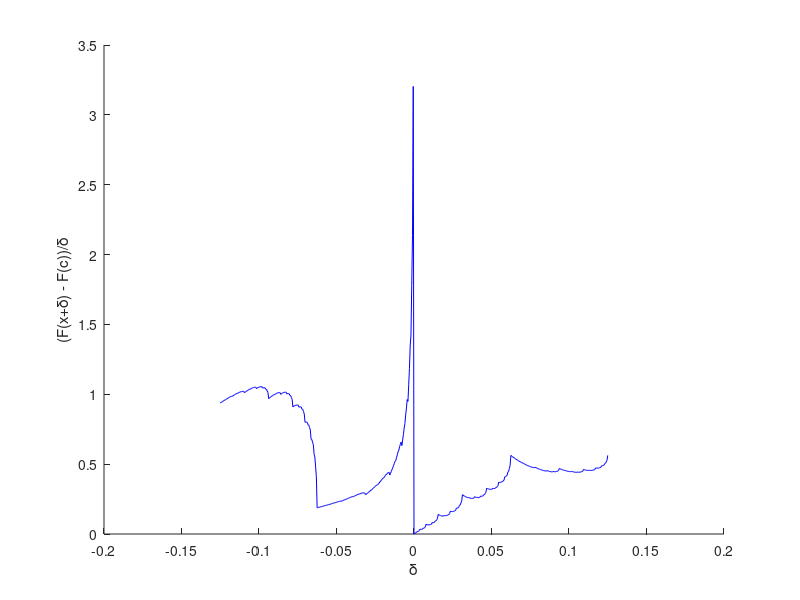

Write the MATLAB code that produced this figure.
n = 11; %Length of binary expansion
m = 3; %Maximum value of delta is 2^-m
p = 3./4;
q = 1-p; %Parameters
c = zeros(1,n+1);
c(2) = 1;
c(5) = 1; %Binary expansion for c
Fc = q + p .* (q.^3); %Value of F(c) (hardcoded for c=9/16)

l = zeros(1,n+1); %Index (vector of binary digits)

xplot = zeros(1,2.^(n-m)+1); %For delta > 0
yplot = zeros(1,2.^(n-m) + 1);
xplot(1) = 0;  
yplot(1) = 0;
nxplot = zeros(1,2.^(n-m)+1); %For delta<0
nyplot = zeros(1,2.^(n-m) + 1);
nxplot(1) = 0;
nyplot(1) = 0;

while l(m+1) < 1

    %Increment index by one
    for j = 0:n
        l(n+1-j) = mod(l(n+1-j)+1,2);
        if l(n+1-j) == 1
            break;
        end
    end

    s = 0;
    %Convert index to integer
    for r = 1:n+1
        s = s + 2.^(n+1-r) .* l(r);
    end

    %Find corresponding value of delta (decimal number)
    d = s ./ (2.^n);
    xplot(s+1) = d;
    nxplot(s+1) = -d;

    %Addition of c and delta (as vectors of binary digits)
    x = c+l;
    for t = 0:n
        if x(n+1-t) == 2
            x(n+1-t) = 0;
            x(n-t) = x(n-t)+1;
        end
        if x(n+1-t) == 3
            x(n+1-t) = 1;
            x(n-t) = x(n-t)+1;
        end
    end

    %Evaluate F(x)
    for k = 0:n-1
        %No need to evaluate the product term if x_(k+1) is 0
        if x(k+2) == 0 %Our indexing is one off because we included the coeff of 2^0
            continue;
        end
        prodtemp = 1;
        for i = 1:k
            if x(i+1) == 0
                prodtemp = prodtemp * q; % Update product term with probability p
            else
                prodtemp = prodtemp * p; % Update product term with probability q
            end
        end
        yplot(s+1) = yplot(s+1) + q.*prodtemp;
    end
    
    %(F(x)-F(c)) / d
    yplot(s+1) = yplot(s+1) - Fc;
    yplot(s+1) = yplot(s+1) ./ d;

    %Subtraction of c and delta (as vectors of binary digits)
    x = c-l;
    for t = 0:n
        if x(n+1-t) == -1
            x(n+1-t) = 1;
            x(n-t) = x(n-t)-1;
        end
        if x(n+1-t) == -2
            x(n+1-t) = 0;
            x(n-t) = x(n-t) - 1;
        end
    end

    %Evaluate F(x)
    for k = 0:n-1
        %No need to evaluate the product term if x_(k+1) is 0
        if x(k+2) == 0 %Our indexing is one off because we included the coeff of 2^0
            continue;
        end
        prodtemp = 1;
        for i = 1:k
            if x(i+1) == 0
                prodtemp = prodtemp * q; % Update product term with probability p
            else
                prodtemp = prodtemp * p; % Update product term with probability q
            end
        end
        nyplot(s+1) = nyplot(s+1) + q.*prodtemp;
    end

    %(F(x)-F(c)) / d
    nyplot(s+1) = nyplot(s+1) - Fc;
    nyplot(s+1) = -nyplot(s+1) ./ d;
end

hold on;
plot(xplot,yplot, 'b')
plot(nxplot,nyplot,'b')
xlabel('\delta')
ylabel('(F(x+\delta) - F(c))/\delta')
ax.XAxisLocation = 'origin';
ax.YAxisLocation = 'origin';
hold off;
